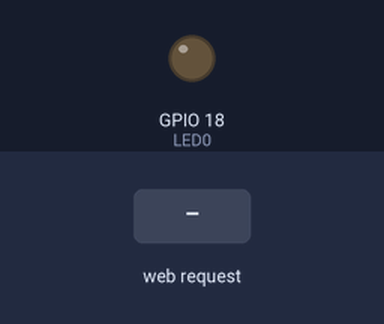
The program below on a simulated ESP32 board running MicroPython. Parts: output pins drawn as LEDs (lit = HIGH). The inputs (shaded band) are chosen by the test bench. WiFi joins after 1.5 s; what the program prints to the serial console is not drawn.

Above: at 3.2 s.
3.3 s: HTTP request GET /?LED=ON0 received
At 4.3 s:
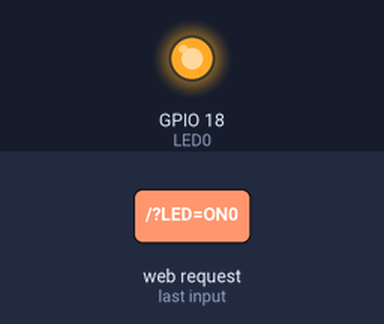
4.8 s: HTTP request GET /?LED=OFF0 received
At 5.5 s:
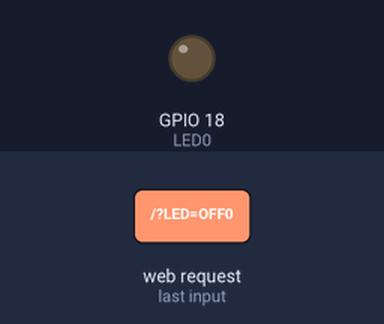
Timing chart, 0 to 7.8 s (numbered marks = the images above; inputs shaded):
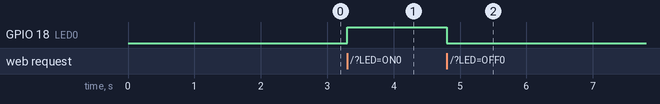

Measured:
- after the input at 3.3 s, GPIO 18 (LED0): LOW → HIGH at once
- after the input at 4.8 s, GPIO 18 (LED0): HIGH → LOW at once

The program:

Web-LED.py
```python
# Web-Server-static.py ; By Opas Sirikunchittavorn
import network
import time
from machine import Pin
LED0=Pin(18,Pin.OUT)

import dht
d=dht.DHT22(Pin(19))

SSID="OPPO A91"
PASSWORD="0817260364"

sta_if = network.WLAN(network.STA_IF)
ap_if = network.WLAN(network.AP_IF)
ap_if.active(False)
sta_if.active(True)
#cfg=('192.168.31.219','255.255.255.0','192.168.31.1','8.8.8.8')
#sta_if.ifconfig(cfg)
print("Connecting to WiFi...")
sta_if.connect(SSID,PASSWORD)
while sta_if.isconnected()==0  :
    print(".",end="")
    time.sleep(1)

print("My IP :",sta_if.ifconfig()[0])

res_200 = 'HTTP/1.1 200 OK\r\nContent-Type: text/html\r\n\r\n'
html = res_200 + """<!DOCTYPE html>
<html>
<head> <title>ESP8566 LED ON/OFF</title> </head>
<h1>simple Web server for turning ESP8266 LED's on and off with Micropython</h1>
<p>LED0 Status : %s</p>
<form>
<button name="LED" value="ON0" type="submit">LED 0 ON</button>
<button name="LED" value="OFF0" type="submit">LED 0 OFF</button>
</form>
</html>
"""

import socket,time

try:
    s = socket.socket(socket.AF_INET, socket.SOCK_STREAM)#TCP
    s.bind(("0.0.0.0",80))#port 80
    s.listen(1)# 1 machune

    while True: # loop for accept request

        conn,addr = s.accept() #get client socket and address
        status0 = '<b>OFF</b>'
        print("Got a connection from %s" % str(addr))
        request = conn.recv(1024)
        request = str(request)
        if(request.find('/?LED=ON0')==6):
          print('Turn LED0 ON')
          status0 = '<b>ON</b>'
          LED0.value(1)
          response = html % (status0)
        elif(request.find('/?LED=OFF0')==6):
          print('Turn LED0 OFF')
          status0 = '<b>OFF</b>'
          LED0.value(0)
          response = html % (status0)
        elif(request.find('/ ')==6):
          response = html % (status0)
        else:
          response = res_200 + "HTTP/1.1 404 Not Found\r\nContent-Type: text/html\r\n\r\n"
        #write data to client

        conn.send(response)#response
        conn.close()        # close connection

finally :
  if(s) :
    s.close()
  sta_if.disconnect()
  sta_if.active(False)
```
